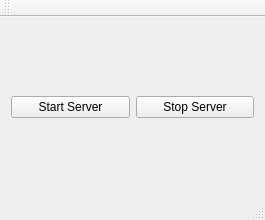
<?xml version="1.0" encoding="UTF-8"?>
<ui version="4.0">
 <class>MainView</class>
 <widget class="QMainWindow" name="MainView">
  <property name="geometry">
   <rect>
    <x>0</x>
    <y>0</y>
    <width>265</width>
    <height>220</height>
   </rect>
  </property>
  <property name="windowTitle">
   <string>MainView</string>
  </property>
  <widget class="QWidget" name="centralWidget">
   <layout class="QHBoxLayout" name="horizontalLayout">
    <item>
     <widget class="QPushButton" name="btnStartServer">
      <property name="text">
       <string>Start Server</string>
      </property>
     </widget>
    </item>
    <item>
     <widget class="QPushButton" name="btnStopServer">
      <property name="text">
       <string>Stop Server</string>
      </property>
     </widget>
    </item>
   </layout>
  </widget>
  <widget class="QMenuBar" name="menuBar">
   <property name="geometry">
    <rect>
     <x>0</x>
     <y>0</y>
     <width>265</width>
     <height>21</height>
    </rect>
   </property>
  </widget>
  <widget class="QToolBar" name="mainToolBar">
   <attribute name="toolBarArea">
    <enum>TopToolBarArea</enum>
   </attribute>
   <attribute name="toolBarBreak">
    <bool>false</bool>
   </attribute>
  </widget>
  <widget class="QStatusBar" name="statusBar"/>
 </widget>
 <layoutdefault spacing="6" margin="11"/>
 <resources/>
 <connections/>
</ui>
